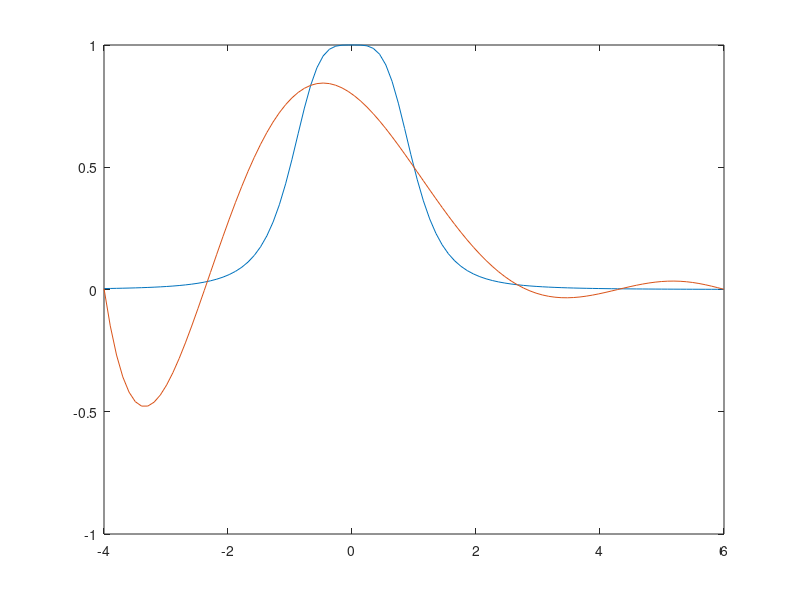

Source code (MATLAB):
%% 1
clc
clear
close all

x = [0 10 19];
y = [3 7 8];

polyval(polyfit(x, y, 2), exp(0.6))

%% 2
clc
clear
close all

f = @(x) exp(-1./x);
a = 1;
b = 2;

n = 6;
k = 0:n;

% valore = (pi*(2.*k+1))./2*(n+1);
% x = -cos(valore)
% numeratore = pi*(2*k+1);
% denominatore = 2*(n+1);
% 
% numeratore/denominatore
% x = -cos(numeratore/denominatore);

x = -cos((pi*(2*k+1))/(2*(n+1)));

z = (a-b)/2.*x+(a+b)/2;

polyfit(z, f(z), 5)

% il primo ha il grado più alto, -> - 0.5247

%% 3
clc
clear
close all

a = 0;
b = 1;

f = @(x) x.*exp(x);

finto = linspace(a, b, 7);
vero = linspace(a,b);

fit = polyfit(finto, f(finto), 6);
val = polyval(fit, vero)


% plot(vero, f(vero), finto, val)
% legend("vero", "finto")

f(0.3) - polyval(fit, 0.3)
f(0.5) - polyval(fit, 0.5)



%% 4
clc
clear
close all

f = @(x) 1./(x.^4+1);
a = -4;
b = 6;
brutto = linspace(a, b, 7);
bello = linspace(a, b);

p = polyfit(brutto, f(brutto), 6);
val = polyval(p, bello)

plot(bello, f(bello), bello, val)

% bastava la teoria --> 5




%% 5
clc
clear
close all



f = @(x) cos(x);
a = 0;
b = pi;
bello = linspace(a, b);
brutto = linspace(a, b, 5);


polyval(polyfit(brutto, f(brutto), 4), pi/7)





